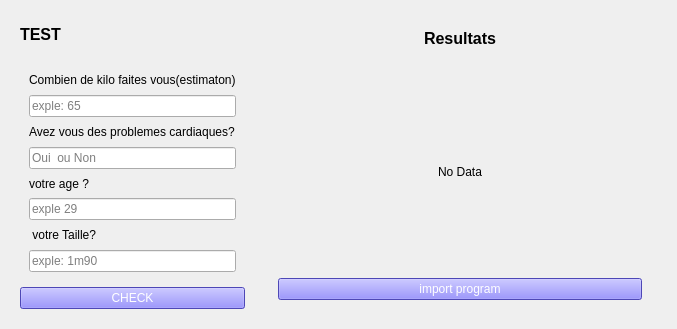
                            <widget class="QWidget" name="page_test">
                             <layout class="QHBoxLayout" name="horizontalLayout_40">
                              <item>
                               <widget class="QWidget" name="widget_34" native="true">
                                <layout class="QVBoxLayout" name="verticalLayout_54">
                                 <item>
                                  <widget class="QLabel" name="label_20">
                                   <property name="maximumSize">
                                    <size>
                                     <width>16777215</width>
                                     <height>30</height>
                                    </size>
                                   </property>
                                   <property name="font">
                                    <font>
                                     <pointsize>11</pointsize>
                                    </font>
                                   </property>
                                   <property name="text">
                                    <string>&lt;html&gt;&lt;head/&gt;&lt;body&gt;&lt;p&gt;&lt;span style=&quot; font-size:12pt; font-weight:700;&quot;&gt;TEST&lt;/span&gt;&lt;/p&gt;&lt;/body&gt;&lt;/html&gt;</string>
                                   </property>
                                  </widget>
                                 </item>
                                 <item>
                                  <widget class="QWidget" name="widget_36" native="true">
                                   <layout class="QVBoxLayout" name="verticalLayout_51">
                                    <property name="spacing">
                                     <number>0</number>
                                    </property>
                                    <property name="bottomMargin">
                                     <number>9</number>
                                    </property>
                                    <item>
                                     <widget class="QLabel" name="label_24">
                                      <property name="text">
                                       <string>Combien de kilo faites vous(estimaton)</string>
                                      </property>
                                     </widget>
                                    </item>
                                    <item>
                                     <widget class="QLineEdit" name="lineEdit_3">
                                      <property name="placeholderText">
                                       <string>exple: 65</string>
                                      </property>
                                     </widget>
                                    </item>
                                    <item>
                                     <widget class="QLabel" name="label_34">
                                      <property name="text">
                                       <string>Avez vous des problemes cardiaques?</string>
                                      </property>
                                     </widget>
                                    </item>
                                    <item>
                                     <widget class="QLineEdit" name="lineEdit_2">
                                      <property name="placeholderText">
                                       <string>Oui  ou Non</string>
                                      </property>
                                     </widget>
                                    </item>
                                    <item>
                                     <widget class="QLabel" name="label_49">
                                      <property name="text">
                                       <string>votre age ?</string>
                                      </property>
                                     </widget>
                                    </item>
                                    <item>
                                     <widget class="QLineEdit" name="lineEdit_age">
                                      <property name="placeholderText">
                                       <string>exple 29</string>
                                      </property>
                                     </widget>
                                    </item>
                                    <item>
                                     <widget class="QLabel" name="label_50">
                                      <property name="text">
                                       <string> votre Taille?</string>
                                      </property>
                                     </widget>
                                    </item>
                                    <item>
                                     <widget class="QLineEdit" name="lineEdit_4">
                                      <property name="placeholderText">
                                       <string>exple: 1m90</string>
                                      </property>
                                     </widget>
                                    </item>
                                   </layout>
                                  </widget>
                                 </item>
                                 <item>
                                  <widget class="QPushButton" name="pushButton_check">
                                   <property name="styleSheet">
                                    <string notr="true">background-color:rgb(108, 99, 255);color:white</string>
                                   </property>
                                   <property name="text">
                                    <string>CHECK</string>
                                   </property>
                                  </widget>
                                 </item>
                                </layout>
                               </widget>
                              </item>
                              <item>
                               <widget class="QWidget" name="widget_37" native="true">
                                <property name="minimumSize">
                                 <size>
                                  <width>400</width>
                                  <height>0</height>
                                 </size>
                                </property>
                                <layout class="QVBoxLayout" name="verticalLayout_55">
                                 <item>
                                  <widget class="QWidget" name="widget_41" native="true">
                                   <property name="maximumSize">
                                    <size>
                                     <width>16777215</width>
                                     <height>50</height>
                                    </size>
                                   </property>
                                   <layout class="QVBoxLayout" name="verticalLayout_56">
                                    <item alignment="Qt::AlignHCenter">
                                     <widget class="QLabel" name="label_52">
                                      <property name="text">
                                       <string>&lt;html&gt;&lt;head/&gt;&lt;body&gt;&lt;p&gt;&lt;span style=&quot; font-size:12pt; font-weight:700;&quot;&gt;Resultats&lt;/span&gt;&lt;/p&gt;&lt;/body&gt;&lt;/html&gt;</string>
                                      </property>
                                     </widget>
                                    </item>
                                   </layout>
                                  </widget>
                                 </item>
                                 <item>
                                  <widget class="QWidget" name="widget_42" native="true">
                                   <layout class="QVBoxLayout" name="verticalLayout_57">
                                    <item alignment="Qt::AlignTop">
                                     <widget class="QLabel" name="label_comment_result">
                                      <property name="minimumSize">
                                       <size>
                                        <width>0</width>
                                        <height>200</height>
                                       </size>
                                      </property>
                                      <property name="text">
                                       <string>No Data</string>
                                      </property>
                                      <property name="alignment">
                                       <set>Qt::AlignCenter</set>
                                      </property>
                                     </widget>
                                    </item>
                                    <item>
                                     <widget class="QPushButton" name="pushButton_import_program">
                                      <property name="styleSheet">
                                       <string notr="true">background-color:rgb(108, 99, 255);color:white</string>
                                      </property>
                                      <property name="text">
                                       <string>import program</string>
                                      </property>
                                     </widget>
                                    </item>
                                   </layout>
                                  </widget>
                                 </item>
                                </layout>
                               </widget>
                              </item>
                              <item>
                               <widget class="QWidget" name="widget_35" native="true"/>
                              </item>
                             </layout>
                            </widget>
